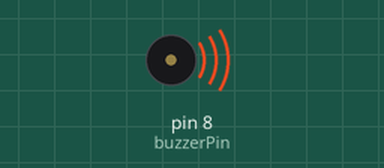
This sketch was run on a simulated Arduino Uno, built with avr-gcc and run on an emulated ATmega328P. Shown: buzzer (waves = sounding).

Above: at 0.2 s.
Timing chart, 0 to 3.0 s (numbered marks = the images above):
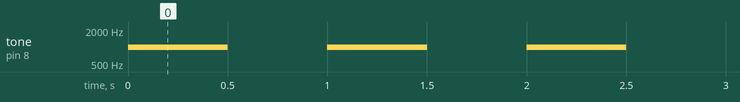

Measured:
- by itself, tone on pin 8 (buzzerPin): alternates 1000 Hz for 0.50 s and silent for 0.50 s

The sketch:

Simple_Buzzer_Alarm.ino
```cpp
const int buzzerPin = 8;


void setup() {
pinMode(buzzerPin, OUTPUT);
}


void loop() {
tone(buzzerPin, 1000); // 1 kHz alarm tone
delay(500);
noTone(buzzerPin);
delay(500);
}
```
